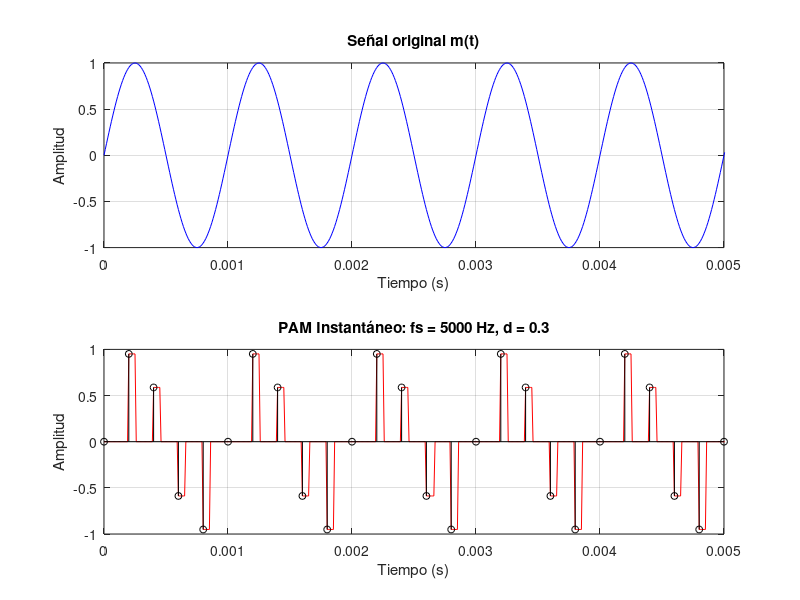

MATLAB code for this plot:
%% Parámetros configurables
A = 1;              % Amplitud de la señal
fc = 1000;          % Frecuencia de la señal (Hz)
Ts_signal = 10e-6;  % Muestreo de la señal original (10 µs)
duracion = 0.1;     % Duración en segundos
fs = 5000;          % Frecuencia de muestreo PAM (Hz) - ¡Configurable!
d = 0.3;            % Ciclo de trabajo (τ/Ts_pulse) - ¡Configurable!

%% Cálculos derivados
Ts_pulse = 1/fs;    % Periodo de muestreo PAM
tau = d * Ts_pulse; % Ancho del pulso

%% Generar señal original
t = 0:Ts_signal:duracion - Ts_signal;  % Vector tiempo
m = A * sin(2*pi*fc*t);                % Señal original

%% Generar señal PAM con muestreo instantáneo
% 1. Tiempos de muestreo PAM
t_samples = 0:Ts_pulse:t(end);  % Tiempos de muestreo

% 2. Muestras instantáneas (valor exacto en t_samples)
m_samples = A * sin(2*pi*fc*t_samples);  % Sin interpolación

% 3. Crear tren de pulsos
s = zeros(size(t));
for n = 0:length(t_samples)-1
    % Definir ventana temporal para cada pulso
    ventana = (t >= n*Ts_pulse) & (t < n*Ts_pulse + tau);
    % Asignar amplitud de la muestra al pulso
    s(ventana) = m_samples(n+1);
end

%% Visualización
figure;
subplot(2,1,1);
plot(t, m, 'b');
xlim([0 0.005]);  % Primeros 5 ms
title('Señal original m(t)');
xlabel('Tiempo (s)');
ylabel('Amplitud');
grid on;

subplot(2,1,2);
plot(t, s, 'r');
xlim([0 0.005]);  % Primeros 5 ms
hold on;
stem(t_samples, m_samples, 'k', 'MarkerSize', 5);  % Muestras instantáneas
title(['PAM Instantáneo: fs = ', num2str(fs), ' Hz, d = ', num2str(d)]);
xlabel('Tiempo (s)');
ylabel('Amplitud');
grid on;